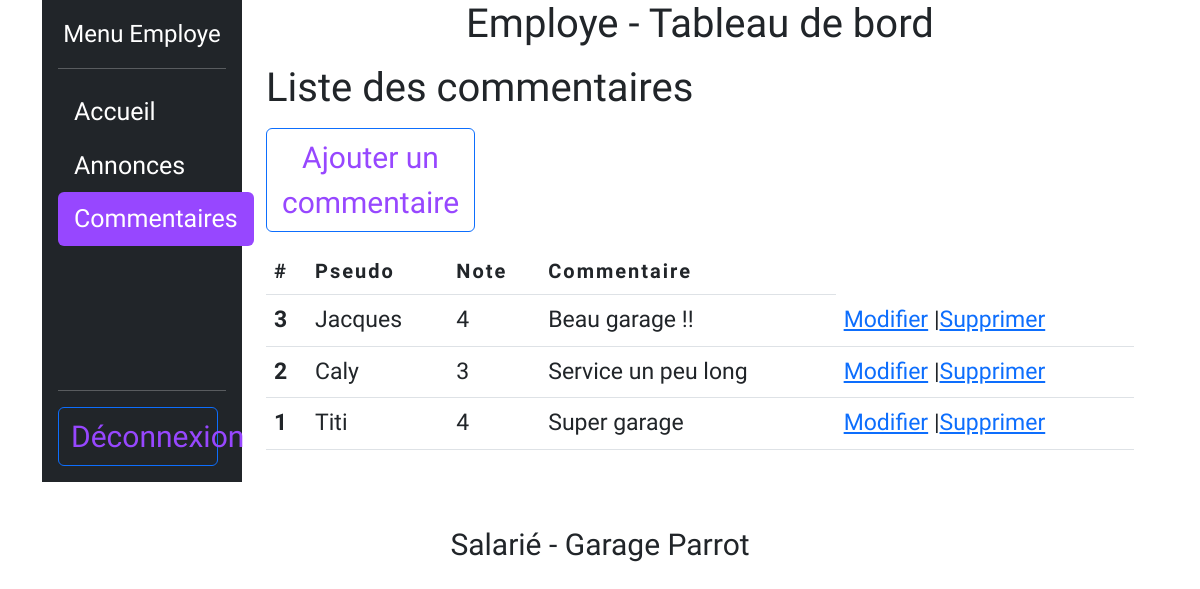
Screenshot of /user/comments.php with the database file from the repository.
### tables this page shows
CREATE TABLE `comment` (
    id INT PRIMARY KEY NOT NULL AUTO_INCREMENT,
    nameClient VARCHAR(255) NOT NULL,
    note INT(1),
    content TEXT NOT NULL,
    id_users INT REFERENCES users(id)
);

### library/comment.php (called while the page is built, shortened)
<?php
function getComments(PDO $pdo, int $limit = null, int $page = null):array|bool
{
    $sql = "SELECT * FROM comment ORDER BY id DESC";
    if ($limit && $page) {
        $sql .= " LIMIT :offest, :limit";
    }
    $query = $pdo->prepare($sql);
    if ($limit) {
        $query->bindValue(":limit", $limit, PDO::PARAM_INT);
    }
    if ($page) {
        $offset = ($page - 1) * $limit;
        $query->bindValue(":offest", $offset, PDO::PARAM_INT);
    }
    $query->execute();
    $result = $query->fetchAll(PDO::FETCH_ASSOC);
    return $result;
}

### user/comments.php (the view, shortened to what this page needs)
<?php
    require_once('templates/header.php');
    require_once('../library/pdo.php');
    require_once('../library/comment.php');
    if (isset($_GET['page'])) {
        $page = (int)$_GET['page'];
    } else {
        $page = 1;
    }
    $comments = getComments($pdo, _ADMIN_SERVICES_PER_PAGE_, $page);
?>
<h1 class="py-2">Liste des commentaires</h1>
<div class="col-md-3 mb-3">
    <button type="button" class="btn btn-outline-primary me-2" onclick="window.location.href = 'ajout_comment.php';">Ajouter un commentaire</button>
</div>
<table class="table">
    <thead>
        <tr class="text-comments">
            <th scope="col">#</th>
            <th scope="col">Pseudo</th>
            <th scope="col">Note</th>
            <th scope="col">Commentaire</th>
        </tr>
    </thead>
    <tbody class="table-comment">
        <?php foreach ($comments as $comment) { ?>
            <tr>
                <th scope="row"><?=$comment['id']; ?></th>
                    <td><?=$comment['nameClient']; ?></td>
                    <td><?=$comment['note']; ?></td>
                    <td><?=$comment['content']; ?></td>
                    <td><a href="ajout_comment.php?id=<?=$comment['id']; ?>">Modifier</a>
                        |<a href="delete_comment.php?id=<?=$comment['id']; ?> onclick="return confirm('Êtes-vous sûr de vouloir supprimer ce service ?')">Supprimer</a></td>
            </tr>
        <?php } ?>
    </tbody>
</table>
<nav aria-label="Page navigation example">
</nav>
<?php
require_once('templates/footer.php');
?>

### assets/css/style.css (style rules this page uses)
body { font-family: 'Cookie', cursive; font-size: 20px; }
header, footer, .btn, .lead, .mark-model-car, legend, .p-occas-detail { font-size: 30px; }
.table-service, .table-comment { font-size: 23px; }
.text-services, .text-comments { letter-spacing: 2px; }

### rows the page displays
comment: id "3", nameClient "Jacques", note "4", content "Beau garage !!"
comment: id "2", nameClient "Caly", note "3", content "Service un peu long"
comment: id "1", nameClient "Titi", note "4", content "Super garage"

### other values shown
$value "Accueil"
$value "Annonces"
$value "Commentaires"
